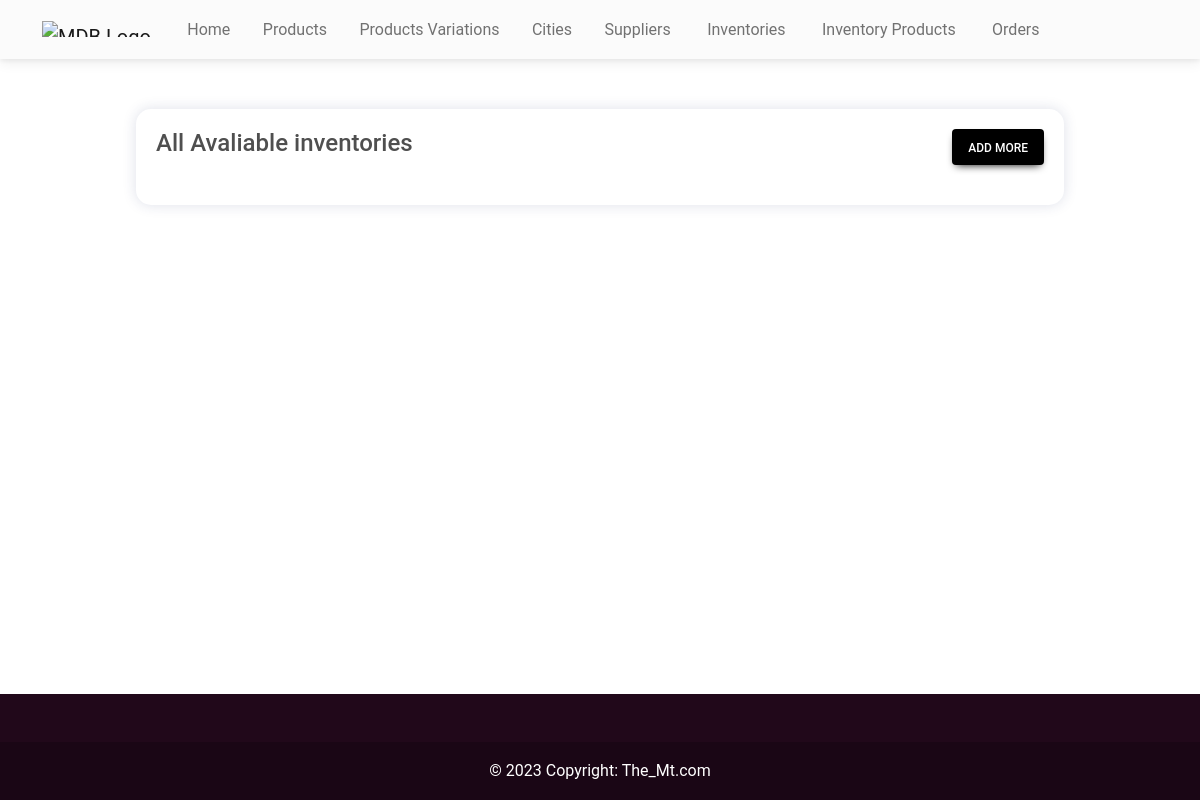
Before: /adminHome/inventoryList/ with the older database file.
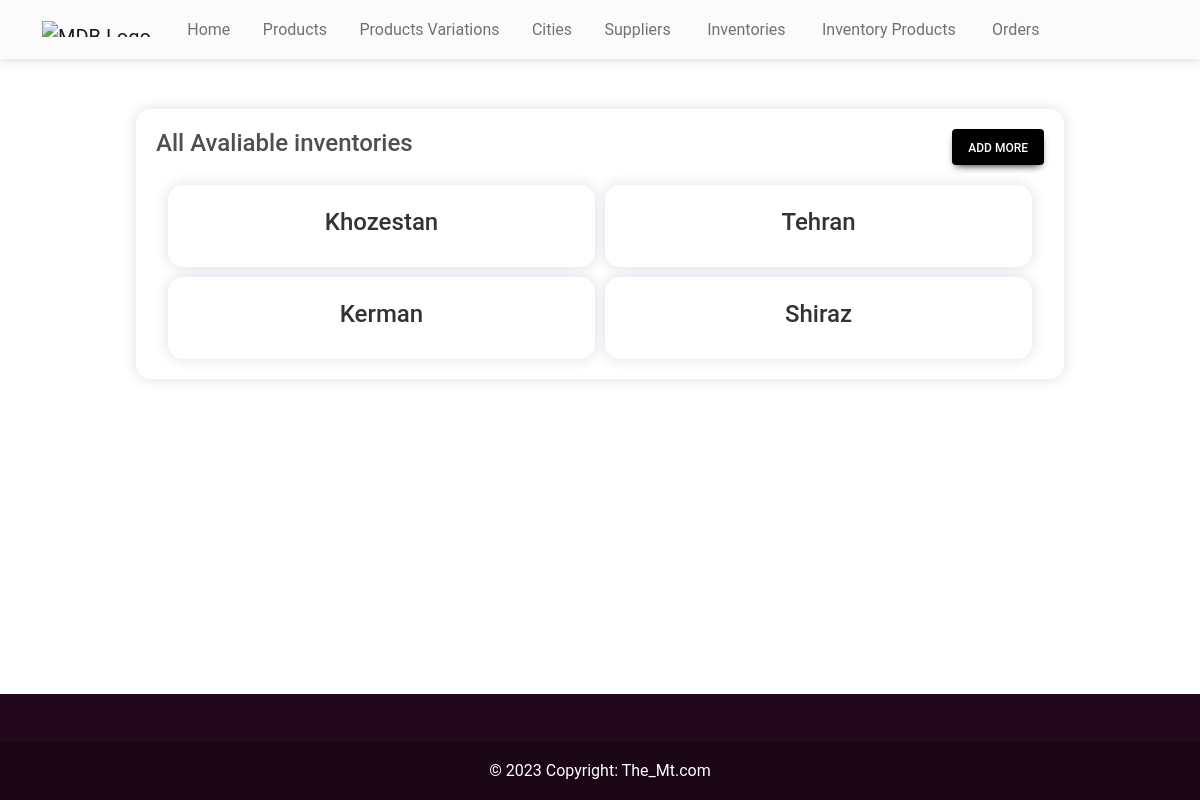
After: the same page with the newer database file.
### shop/models.py (models this page shows, shortened)
class Inventory(models.Model):
    cityId = models.ForeignKey(City, on_delete=models.CASCADE, verbose_name="City")

class City(models.Model):
    name = models.CharField(max_length=200, verbose_name="Name")

### shop/views.py (the view)
# urls.py: path('adminHome/inventoryList/', InventoryListView.as_view(), name='inventoryList'),
class InventoryListView(ListView):
    model = Inventory
    template_name = 'inventoryList.html'

### templates/inventoryList.html (shortened to what this page needs)
{% extends 'adminBase.html' %}
{% load static %}
{% block cssLinks %}
<link rel="stylesheet" href="{% static 'css/inventory.css' %}" />
{% endblock cssLinks %}
{% block content %}
<section class="inventoryList">
  <div class="wrapper">
    <div class="top">
      <h4>All Avaliable inventories</h4>
      <a class="btn btn-black px-3" role="button" href="{% url  'inventoryCreate' %}">Add more</a>
    </div>
    <div class="container">
      {% for inventory in object_list%}
      <div class="inventoryCard">
        <h4>{{ inventory.cityId.name }}</h4>
      </div>
      {% endfor %}
    </div>
  </div>
</section>
{% endblock content %}

Changed rows visible on the page:
added Inventory: cityId.name "Khozestan"
added Inventory: cityId.name "Tehran"
added Inventory: cityId.name "Kerman"
added Inventory: cityId.name "Shiraz"
